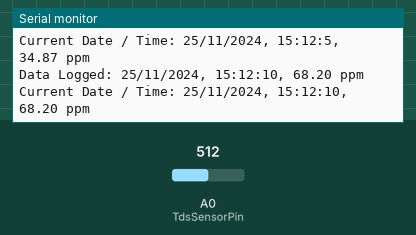
This sketch was run on a simulated Arduino Uno, built with avr-gcc and run on an emulated ATmega328P. Parts: the last lines printed to the serial monitor. The inputs (shaded band) are chosen by the test bench; at power-on: A0 (TdsSensorPin) = 512. The local clock reads 2024-03-15 10:24:30 at power-on unless the sketch sets it; storage starts empty.

Above: at 10.8 s.
10.9 s: A0 (TdsSensorPin) set to 716
At 15.6 s:
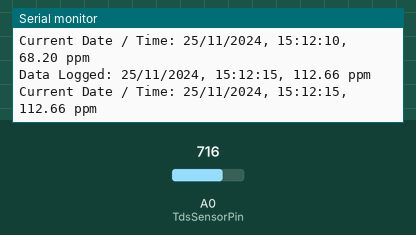
18.4 s: A0 (TdsSensorPin) set to 810
At 21.4 s:
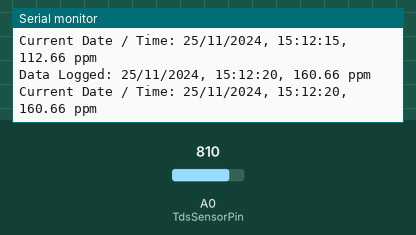

Measured:
- after the input at 10.9 s, the serial monitor: prints a new line after 4.3 s (image 1)
- after the input at 18.4 s, the serial monitor: prints a new line after 1.8 s (image 2)

The sketch:

TDS_RTC.ino
```cpp
#include <virtuabotixRTC.h>
#include <SPI.h>
#include <SD.h>

// RTC Configuration
virtuabotixRTC myRTC(6, 7, 8);

// TDS Sensor Configuration
#define TdsSensorPin A0   // TDS sensor pin
#define VREF 5.0          // Reference voltage for Arduino (5V)
#define SCOUNT 30         // Sample count

int analogBuffer[SCOUNT];    // Store analog values
int analogBufferIndex = 0;
int copyIndex = 0;
float averageVoltage = 0;
float tdsValue = 0;

// SD Card Configuration
File myFile;

void setup() {
  // Initialize Serial Monitor
  Serial.begin(9600);

  // Initialize RTC
  myRTC.setDS1302Time(00, 12, 15, 1, 25, 11, 2024);

  // Initialize SD Card
  Serial.println("Initializing SD Card...");
  if (!SD.begin(4)) {
    Serial.println("SD Card Initialization Failed!");
    while (true); // Halt if SD card initialization fails
  }
  Serial.println("SD Card Initialized Successfully.");

  // Create or open the data log file
  Serial.println("Creating File...");
  myFile = SD.open("datalog.txt", FILE_WRITE);
  if (myFile) {
    myFile.println("TDS Logger Initialized");
    myFile.println("Date, Time, TDS (ppm)");
    myFile.close();
    Serial.println("File Created Successfully.");
  } else {
    Serial.println("File Creation Failed!");
    while (true); // Halt if file creation fails
  }
}

void loop() {
  static unsigned long analogSampleTime = millis();
  static unsigned long printTime = millis();

  // Collect analog samples every 40ms
  if (millis() - analogSampleTime > 40) {
    analogSampleTime = millis();
    analogBuffer[analogBufferIndex] = analogRead(TdsSensorPin);
    analogBufferIndex++;
    if (analogBufferIndex == SCOUNT) {
      analogBufferIndex = 0;
    }
  }

  // Calculate and log TDS value every 800ms
  if (millis() - printTime > 800) {
    printTime = millis();

    // Calculate average voltage
    for (copyIndex = 0; copyIndex < SCOUNT; copyIndex++) {
      averageVoltage += analogBuffer[copyIndex];
    }
    averageVoltage = averageVoltage / SCOUNT;
    averageVoltage = (averageVoltage * VREF) / 1024.0; // Convert ADC value to voltage

    // Calculate TDS value using a factor
    tdsValue = (133.42 * averageVoltage * averageVoltage * averageVoltage
                - 255.86 * averageVoltage * averageVoltage
                + 857.39 * averageVoltage) * 0.5;

    // Update RTC time
    myRTC.updateTime();

    // Prepare data to log
    String logData = String(myRTC.dayofmonth) + "/" + String(myRTC.month) + "/" + String(myRTC.year) + ", " +
                     String(myRTC.hours) + ":" + String(myRTC.minutes) + ":" + String(myRTC.seconds) + ", " +
                     String(tdsValue) + " ppm";

    // Log data to SD card
    myFile = SD.open("datalog.txt", FILE_WRITE);
    if (myFile) {
      myFile.println(logData);
      myFile.close();
      Serial.println("Data Logged: " + logData);
    } else {
      Serial.println("Error Writing to File!");
    }

    // Display data on Serial Monitor
    Serial.println("Current Date / Time: " + logData);

    // Reset averageVoltage for next reading
    averageVoltage = 0;
  }
  delay(5000);
}
```
